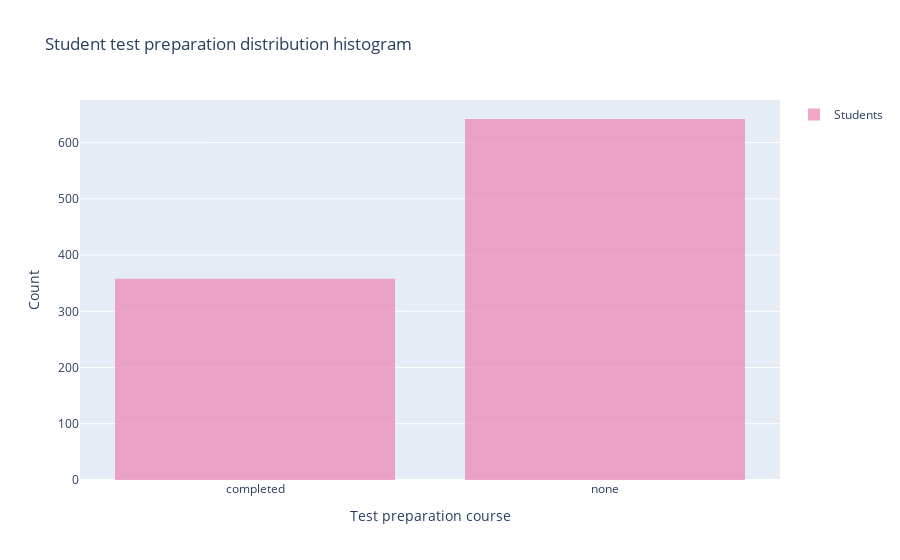

The notebook cell this image was saved under:
### Code cell
#test preparation preview

import plotly.graph_objects as go
fig = go.Figure()
fig.add_trace(go.Histogram(
    x=df["test preparation course"],
    name='Students', # name used in legend and hover labels
    xbins=dict( # bins used for histogram
        size=0.1
        
    ),
    marker_color='#EB89B6',
    opacity=0.75
))


fig.update_layout(
    title_text='Student test preparation distribution histogram', # title of plot
    xaxis_title_text='Test preparation course', # xaxis label
    yaxis_title_text='Count', # yaxis label
    showlegend=True
   
    
)

fig.show()
compl = df["test preparation course"] == "completed"
count_compl = df[compl].shape[0]
none = df["test preparation course"] == "none"
count_none= df[none].shape[0]

print(count_compl/count_row*100, "% students completed test preparation course and",count_none/count_row*100,  "% students did not.")

### Figure 1 — Plotly figure (JSON) as saved in the notebook; plotly's stock layout.template omitted (floating-point values rounded to 4 significant figures; data arrays with more than 128 entries replaced by an {"elided": "..."} marker saying what was removed)
{"data": [{"marker": {"color": "#EB89B6"}, "name": "Students", "opacity": 0.75, "type": "histogram", "x": {"elided": "1000 str values"}, "xbins": {"size": 0.1}}], "layout": {"showlegend": true, "title": {"text": "Student test preparation distribution histogram"}, "xaxis": {"title": {"text": "Test preparation course"}}, "yaxis": {"title": {"text": "Count"}}}}
